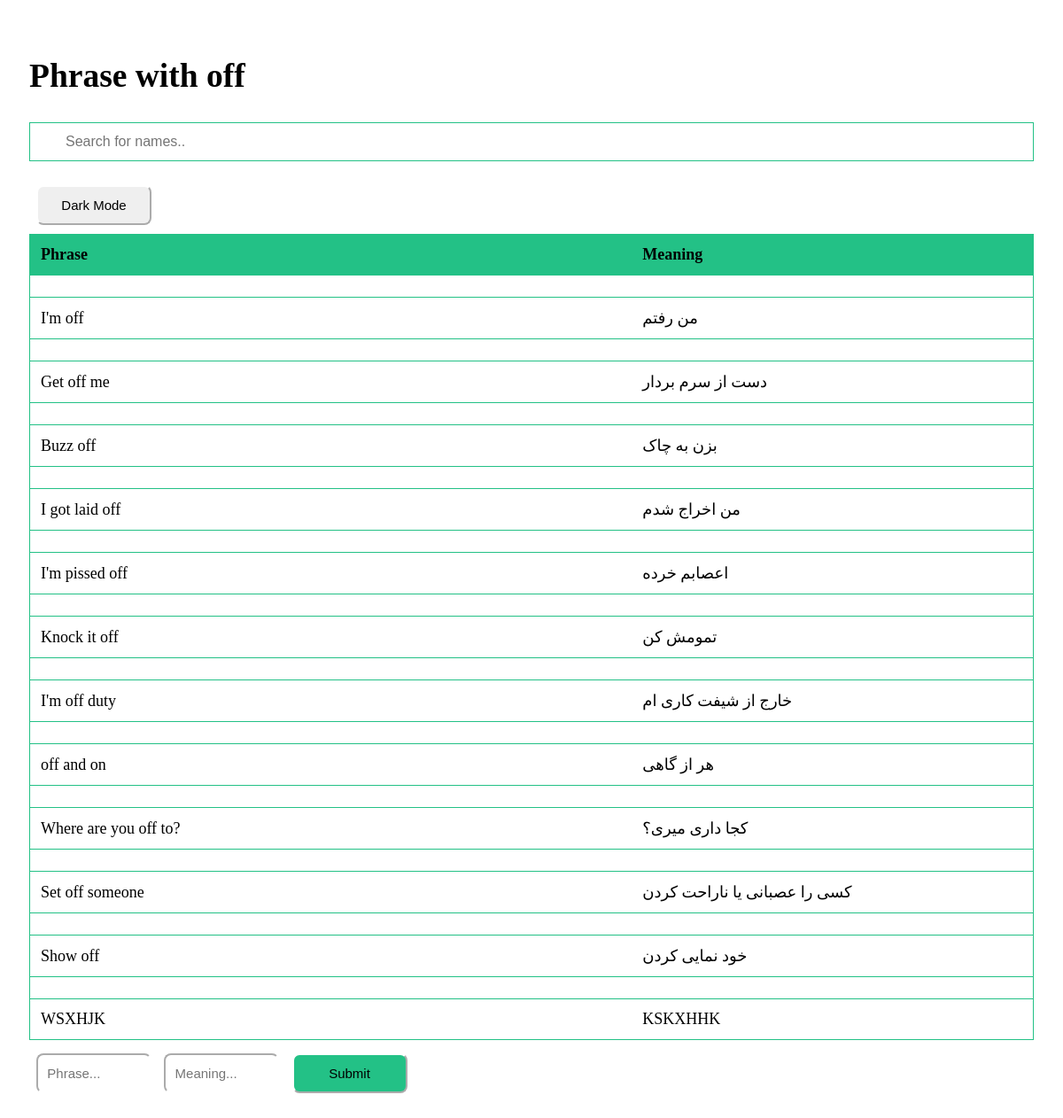
Screenshot of /phrases_off with the database file from the repository.
### PracticeEnglish/models.py (models this page shows, shortened)
class phrase_off(models.Model):
    phrase = models.CharField(max_length=30)
    meaning = models.CharField(max_length=30)

### PracticeEnglish/views.py (the view)
# urls.py: path('phrases_off' , views.phrases_off, name= 'phrases_off'),
def phrases_off(request):
    if request.method == "POST":
        form = request.POST
        phrase_off.objects.create(phrase = form["phrase"],meaning = form["meaning"])
    context ={
        'phrases_off' : phrase_off.objects.all()
    }
    return render(request, 'PracticeEnglish/phrases_off.html', context)

### PracticeEnglish/templates/PracticeEnglish/phrases_off.html (shortened to what this page needs)
<!DOCTYPE html>
<html>
<head>
  <link rel="stylesheet" href="https://cdnjs.cloudflare.com/ajax/libs/font-awesome/4.7.0/css/font-awesome.min.css">
</head>
<body>
<h2 style="width:40%; font-family:verdana">Phrase with off</h2>
<input type="text" id="myInput" onkeyup="myFunction()" placeholder="Search for names.." title="Type in a name">
<table id="myTable">
  <tr class="header">
    <th style="width:60%; font-family:verdana">Phrase</th>
    <th style="width:40%; font-family:verdana">Meaning</th>
  </tr>
  <tbody>
    {% for phrase_off in phrases_off %}
    <th scope="row"></th>
    <tr>
    <td>
        {{ phrase_off.phrase }}
    </td>
    <td>
        {{ phrase_off.meaning }}
    </td>
    </tr>
    {% endfor %}
    <button onclick="myFunction2()" style="width:130px; height: 45px; margin-bottom: 10px; margin-left: 8px;margin-top: 15px; border-radius: 8px; font-size: 15px; border-color: white;"><div id="myDIV">Dark Mode</div></button>
 </tbody>
</table>
<form action="/phrases_off" method="post">{% csrf_token %}
  <input type="text" name="phrase" id="phrase" placeholder="  Phrase..." style="width:130px; height: 45px; margin-bottom: 10px; margin-left: 8px;margin-top: 15px; border-radius: 8px; font-size: 15px; border-color: white;">
  <input type="text" name="meaning" id="meaning" placeholder="  Meaning..." style="width:130px; height: 45px; margin-bottom: 10px; margin-left: 8px;margin-top: 15px; border-radius: 8px; font-size: 15px; border-color: white; " >
  <input type="submit"style="width:130px; height: 45px; margin-bottom: 10px; margin-left: 8px; margin-top: 15px; background-color: #23c186; border-radius: 8px; font-size: 15px; border-color: white;">
 </form>
</body>
</html>

### PracticeEnglish/templates/PracticeEnglish/phrases_off.html (style rules this page uses)
* { box-sizing: border-box; }
#myInput { background-image: url('/css/searchicon.png'); background-position: 10px 10px; background-repeat: no-repeat; width: 100%; font-size: 16px; padding: 12px 20px 12px 40px; border: 1px solid #23c186; margin-bottom: 12px; }
#myTable { border-collapse: collapse; width: 100%; border: 1px solid #23c186; font-size: 18px; }
#myTable th, #myTable td { text-align: left; padding: 12px; }
#myTable tr { border-bottom: 1px solid #23c186; }
#myTable tr.header, #myTable tr:hover { background-color: #23c186; }
body { padding: 25px; background-color: white; color: black; font-size: 25px; }

### rows the page displays
phrase_off: phrase "I'm off", meaning "من رفتم"
phrase_off: phrase "Get off me", meaning "دست از سرم بردار"
phrase_off: phrase "Buzz off", meaning "بزن به چاک"
phrase_off: phrase "I got laid off", meaning "من اخراج شدم"
phrase_off: phrase "I'm pissed off", meaning "اعصابم خرده"
phrase_off: phrase "Knock it off", meaning "تمومش کن"
phrase_off: phrase "I'm off duty", meaning "خارج از شیفت کاری ام"
phrase_off: phrase "off and on", meaning "هر از گاهی"
phrase_off: phrase "Where are you off to?", meaning "کجا داری میری؟"
phrase_off: phrase "Set off someone", meaning "کسی را عصبانی یا ناراحت کردن"
phrase_off: phrase "Show off", meaning "خود نمایی کردن"
phrase_off: phrase "WSXHJK", meaning "KSKXHHK"
